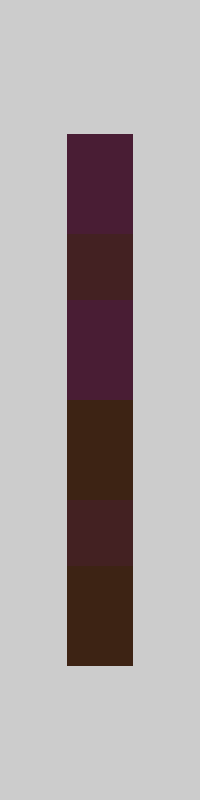
Frame 1 (no input)
Frame 60 (the mouse pressed at the canvas centre just before this capture): identical to frame 1, image omitted
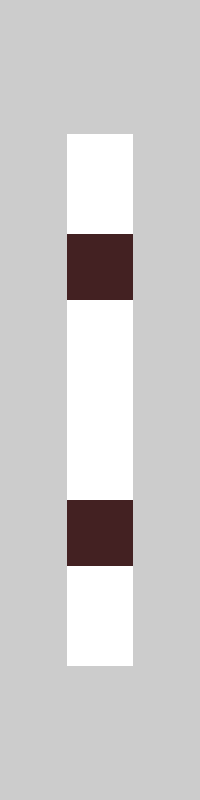
Frame 120 (the mouse held since frame 60 and released just before this capture)

The Processing sketch that drew these frames (run headless with seeded random() and noise(); from frame 60 on, the mouse is pressed at the canvas centre):

// Processing sketch: es502
// ── es502.pde
boolean white = false;

void setup() {
  size(200,800);
}

void draw() {
  rectMode(CENTER);
  noStroke();
  if(white) {
    fill(255);
    rect(width/2, height/2-height/6, width/3, height/3);
    rect(width/2, height/2+height/6, width/3, height/3);
  } else {
    fill(73,29,52);
    rect(width/2, height/2-height/6, width/3, height/3);
    fill(61,35,20);
    rect(width/2, height/2+height/6, width/3, height/3);
  }
  fill(67,33,34);
  rect( width/2, height/2-height/6, height/12, height/12);
  rect( width/2, height/2+height/6, height/12, height/12);
}

void mousePressed() {
  white=!white;
}
